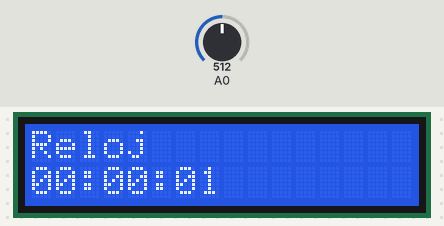
Simulated run of this sketch. Board: Arduino Uno, built with avr-gcc and run on an emulated ATmega328P. On the bench: 16×2 character LCD. The test bench sets the inputs (shaded band); at power-on: A0 = 512.

Above: at 3.2 s.
3.3 s: A0 set to 642
5.5 s: A0 set to 666
At 6.3 s:
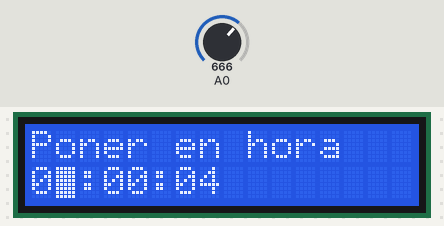
8.5 s: A0 set to 760
At 8.9 s:
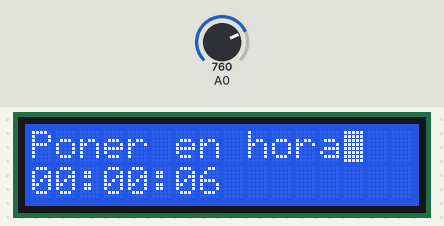
Timing chart, 0 to 11.5 s (numbered marks = the images above; inputs shaded):
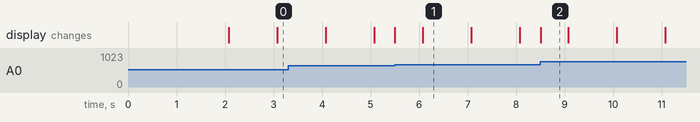

Measured:
- the behaviour switches between 650 and 651 on A0 (found by bisection; images 0 and 1)
- after the input at 5.5 s, the display: first changes at once (image 1 shows a later state)
- what the display in image 1 shows lasts 1.0 s, from 6.1 s to 7.1 s
- what the display in image 2 shows lasts 0.6 s, from 8.5 s to 9.1 s

The sketch:

LCD_Keypad_Shield_Ej3b.ino
```cpp
// (licence header left out)
#include <LiquidCrystal.h> // libreria para controlar el display
#include <TimerOne.h>      // controla el tiempo por interrupciones

LiquidCrystal lcd(8, 9, 4, 5, 6, 7); //  pines usados en el panel LCD

volatile          int ss = 0;   // variable compartida en varias funciones
                  int mm = 0;   // variables independientes para segundos, minutos y horas
                  int hh = 0;
           String tiempo = "";  // Guarda la hora a imprimir
volatile boolean refresh = true;// variable compartida para actualizar valores

       int adc_key = 0;    // valor de la entrada analogica A0
String         btn = "";   // Boton pulsado
String    last_key = "";   // Guarda la ultima tecla pulsada

        int   modo = 1;    // 0=Ajuste, 1=Reloj
        int cursor = 1;    // posicion del cursor
// =============================================================

void setup(){

 lcd.begin(16, 2);              // Inicializa libreria LCD

 lcd.setCursor(0,0);            // cursor en posicion inicial
 lcd.print("Reloj-Ejemplo2");   // imprime mensaje linea 1

 lcd.setCursor(0,1);            // cursor en 2ª fila
 lcd.print("www.playbyte.es");  // imprime mensaje linea 2

 delay(2000);
 lcd.clear();                   // Borramos la pantalla

 Timer1.initialize(1000000);    // interrupcion cada 1e6 microsegundos (1seg)
 Timer1.attachInterrupt(Timer); // se ejecuta en cada interrupcion
}
// =============================================================


void loop(){

  if (refresh == true) {      // Solo imprime nueva hora cuando se ha actualizado

      lcd.setCursor(0,1);      // cursor en 2ª fila
      lcd.print(tiempo);
      refresh = false;         // hasta el proximo cambio

      lcd.setCursor(cursor,1); // posiciona cursor para modo ajuste
  }


  Boton(); // captura valores de btn pulsados

 if (btn != last_key) { // solo pasa si se ha pulsado una tecla nueva


    if (btn == "SELECT "){
        modo++;               // cambia al siguiente modo
       if (modo>=2)  modo=0;  // por ahora solo tenemos modo 0 y 1
      }

    if (modo==0) {
        lcd.setCursor(0,0);
        lcd.print("Poner en hora");

        Ajuste();     // puesta en hora
        lcd.blink();  // parpadea cursor
      }else   {
        lcd.noBlink();
        lcd.setCursor(0,0);
        lcd.print("Reloj           ");
        }

   last_key = btn;   // retiene el valor del boton pulsado
 }
}// =============================================================


void Timer(){

     ss++;           // cada interrupcion incrementa un segundo
     refresh = true; // indica que se ha actualizado el tiempo

    //  if (modo==0) lcd.blink();   // modo puesta en hora


     mm+= ss / 60;  // incrementa mm cuando ss=60
     ss = ss % 60;  // se queda con resto (0-59)

     hh+= mm / 60;  // incrementa hh cuando mm=60
     mm = mm % 60;

     hh = hh % 24;  // se queda con el resto (0-23)

    // Da formato a la hora en la forma hh:mm:ss
     tiempo = "";
     if (hh < 10) tiempo += "0";
     tiempo += String(hh) + ":";
     if (mm < 10) tiempo += "0";
     tiempo += String(mm) + ":";
     if (ss < 10) tiempo += "0";
     tiempo += String(ss);
}// =============================================================


void Boton() {    // actualiza la variable "btn"

   adc_key = analogRead(0);      // lee tecla pulsada por ADC0

   btn = "" ;        // Ningun boton pulsaddo

   if (adc_key > 650 & adc_key < 750)  btn="SELECT ";
   if (adc_key > 400 & adc_key < 550)  btn="IZQDA  ";
   if (adc_key > 250 & adc_key < 350)  btn="ABAJO  ";
   if (adc_key >  50 & adc_key < 200)  btn="ARRIBA ";
   if (adc_key < 50)                   btn="DERECHA";

return;
}// =============================================================


void Ajuste() {   // Puesta en hora

// Mueve cursor izquierda y derecha
      if (btn=="DERECHA"){
          cursor = cursor+3;
          if (cursor>=8) cursor=7;
       }
      if (btn=="IZQDA  "){
          cursor = cursor-3;
          if (cursor<=0) cursor=0;
       }

// Cambia valor de los digitos
          if (cursor==0 | cursor==1) { //cambia las horas
              if (btn=="ARRIBA "){
                  hh++;
                 if (hh>=24) hh=0;
               }
              if (btn=="ABAJO  "){
                  hh--;
                 if (hh<0) hh=23;
               }
          }
          if (cursor==3 | cursor==4) { // cambia los minutos
              if (btn=="ARRIBA "){
                  mm++;
                 if (mm>=60) mm=0;
               }
              if (btn=="ABAJO  "){
                  mm--;
                 if (mm<0) mm=59;
               }
          }

          if (cursor==6 | cursor==7) { // cambia los segundos
              if (btn=="ARRIBA "){
                  ss++;
                 if (ss>=60) ss=0;
               }
              if (btn=="ABAJO  "){
                  ss--;
                 if (ss<0) ss=59;
               }
          }

return;
}// =============================================================
```
